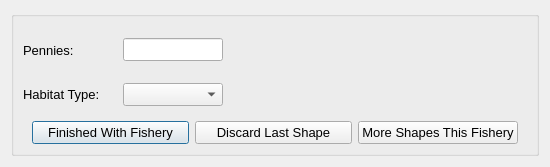
<ui version="4.0" >
 <author>Aaron Racicot</author>
 <class>NextPolygon</class>
 <widget class="QDialog" name="NextPolygon" >
  <property name="geometry" >
   <rect>
    <x>0</x>
    <y>0</y>
    <width>550</width>
    <height>165</height>
   </rect>
  </property>
  <property name="windowTitle" >
   <string>OpenOceanMap - Next Polygon</string>
  </property>
  <layout class="QHBoxLayout" name="horizontalLayout_5" >
   <item>
    <widget class="QGroupBox" name="groupBox" >
     <property name="title" >
      <string/>
     </property>
     <layout class="QVBoxLayout" name="verticalLayout_2" >
      <property name="spacing" >
       <number>0</number>
      </property>
      <property name="topMargin" >
       <number>0</number>
      </property>
      <property name="bottomMargin" >
       <number>0</number>
      </property>
      <item>
       <layout class="QHBoxLayout" name="horizontalLayout_3" >
        <property name="spacing" >
         <number>0</number>
        </property>
        <property name="bottomMargin" >
         <number>6</number>
        </property>
        <item>
         <layout class="QVBoxLayout" name="verticalLayout" >
          <property name="spacing" >
           <number>0</number>
          </property>
          <item>
           <layout class="QHBoxLayout" name="horizontalLayout_2" >
            <item>
             <widget class="QLabel" name="label_1" >
              <property name="minimumSize" >
               <size>
                <width>100</width>
                <height>0</height>
               </size>
              </property>
              <property name="maximumSize" >
               <size>
                <width>100</width>
                <height>16777215</height>
               </size>
              </property>
              <property name="font" >
               <font>
                <pointsize>10</pointsize>
               </font>
              </property>
              <property name="text" >
               <string>Pennies:</string>
              </property>
             </widget>
            </item>
            <item>
             <widget class="QLineEdit" name="line_1" >
              <property name="enabled" >
               <bool>true</bool>
              </property>
              <property name="minimumSize" >
               <size>
                <width>100</width>
                <height>0</height>
               </size>
              </property>
              <property name="maximumSize" >
               <size>
                <width>100</width>
                <height>16777215</height>
               </size>
              </property>
              <property name="font" >
               <font>
                <pointsize>10</pointsize>
               </font>
              </property>
              <property name="text" >
               <string/>
              </property>
             </widget>
            </item>
            <item>
             <widget class="QLabel" name="pl_label" >
              <property name="minimumSize" >
               <size>
                <width>50</width>
                <height>0</height>
               </size>
              </property>
              <property name="maximumSize" >
               <size>
                <width>50</width>
                <height>16777215</height>
               </size>
              </property>
              <property name="text" >
               <string/>
              </property>
             </widget>
            </item>
           </layout>
          </item>
          <item>
           <layout class="QHBoxLayout" name="horizontalLayout" >
            <item>
             <widget class="QLabel" name="habitat_combo_label" >
              <property name="minimumSize" >
               <size>
                <width>100</width>
                <height>0</height>
               </size>
              </property>
              <property name="maximumSize" >
               <size>
                <width>100</width>
                <height>16777215</height>
               </size>
              </property>
              <property name="font" >
               <font>
                <pointsize>10</pointsize>
               </font>
              </property>
              <property name="text" >
               <string>Habitat Type:</string>
              </property>
             </widget>
            </item>
            <item>
             <widget class="QComboBox" name="habitat_combo" >
              <property name="minimumSize" >
               <size>
                <width>100</width>
                <height>0</height>
               </size>
              </property>
              <property name="maximumSize" >
               <size>
                <width>100</width>
                <height>16777215</height>
               </size>
              </property>
              <property name="font" >
               <font>
                <pointsize>10</pointsize>
               </font>
              </property>
              <item>
               <property name="text" >
                <string/>
               </property>
              </item>
              <item>
               <property name="text" >
                <string>Hard Bottom</string>
               </property>
              </item>
              <item>
               <property name="text" >
                <string>New Item</string>
               </property>
              </item>
              <item>
               <property name="text" >
                <string>Soft/Sandy</string>
               </property>
              </item>
              <item>
               <property name="text" >
                <string>Mixed</string>
               </property>
              </item>
             </widget>
            </item>
            <item>
             <spacer name="horizontalSpacer_2" >
              <property name="orientation" >
               <enum>Qt::Horizontal</enum>
              </property>
              <property name="sizeHint" stdset="0" >
               <size>
                <width>40</width>
                <height>20</height>
               </size>
              </property>
             </spacer>
            </item>
           </layout>
          </item>
         </layout>
        </item>
        <item>
         <spacer name="horizontalSpacer" >
          <property name="orientation" >
           <enum>Qt::Horizontal</enum>
          </property>
          <property name="sizeHint" stdset="0" >
           <size>
            <width>88</width>
            <height>89</height>
           </size>
          </property>
         </spacer>
        </item>
       </layout>
      </item>
      <item>
       <widget class="QWidget" native="1" name="widget" >
        <layout class="QHBoxLayout" >
         <item>
          <widget class="QPushButton" name="pbnShapeFinished" >
           <property name="font" >
            <font>
             <pointsize>10</pointsize>
            </font>
           </property>
           <property name="text" >
            <string>Finished With Fishery</string>
           </property>
          </widget>
         </item>
         <item>
          <widget class="QPushButton" name="pbnShapeDiscard" >
           <property name="font" >
            <font>
             <pointsize>10</pointsize>
            </font>
           </property>
           <property name="text" >
            <string>Discard Last Shape</string>
           </property>
          </widget>
         </item>
         <item>
          <widget class="QPushButton" name="pbnMoreShapes" >
           <property name="font" >
            <font>
             <pointsize>10</pointsize>
            </font>
           </property>
           <property name="text" >
            <string>More Shapes This Fishery</string>
           </property>
          </widget>
         </item>
        </layout>
        <zorder>pbnShapeFinished</zorder>
        <zorder>pbnShapeDiscard</zorder>
        <zorder>pbnMoreShapes</zorder>
        <zorder>habitat_combo_label</zorder>
        <zorder>horizontalSpacer_2</zorder>
        <zorder>habitat_combo</zorder>
        <zorder></zorder>
       </widget>
      </item>
     </layout>
    </widget>
   </item>
  </layout>
 </widget>
 <resources/>
 <connections/>
</ui>
